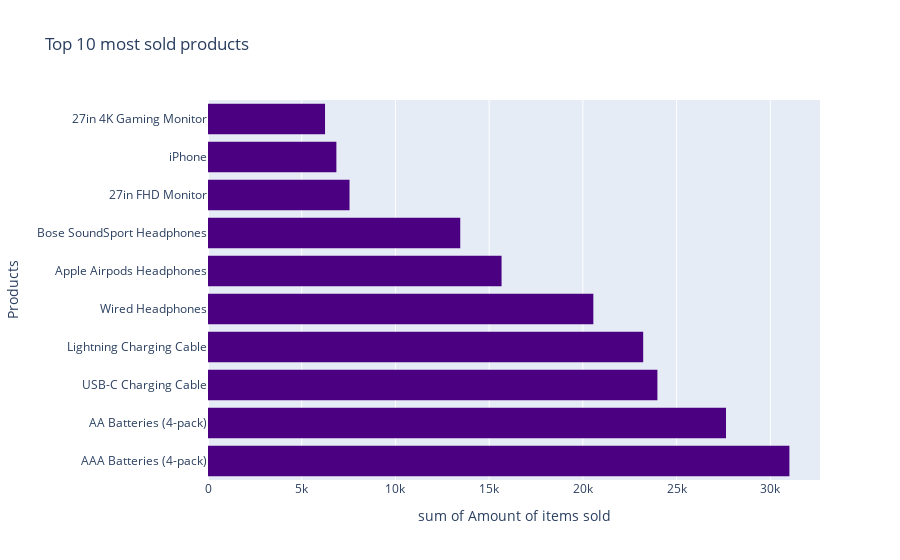

Write notebook code for a chart like this one.
### Code cell
fig = px.histogram(quantity_grouped, y= quantity_grouped.index[:10], x = quantity_grouped.values[:10],  
                   labels=dict(y="Products", x="Amount of items sold"),
                   orientation='h',  title='Top 10 most sold products', color_discrete_sequence = ['Indigo'])

fig.update_layout(bargap=0.2)

### Figure 1 — Plotly figure (JSON) as saved in the notebook; plotly's stock layout.template omitted (floating-point values rounded to 4 significant figures)
{"data": [{"alignmentgroup": "True", "bingroup": "y", "histfunc": "sum", "hovertemplate": "sum of Amount of items sold=%{x}<br>Products=%{y}<extra></extra>", "legendgroup": "", "marker": {"color": "Indigo", "pattern": {"shape": ""}}, "name": "", "offsetgroup": "", "orientation": "h", "showlegend": false, "type": "histogram", "x": [31017, 27635, 23975, 23217, 20557, 15661, 13457, 7550, 6849, 6244], "xaxis": "x", "y": ["AAA Batteries (4-pack)", "AA Batteries (4-pack)", "USB-C Charging Cable", "Lightning Charging Cable", "Wired Headphones", "Apple Airpods Headphones", "Bose SoundSport Headphones", "27in FHD Monitor", "iPhone", "27in 4K Gaming Monitor"], "yaxis": "y"}], "layout": {"autosize": true, "bargap": 0.2, "barmode": "relative", "legend": {"tracegroupgap": 0}, "title": {"text": "Top 10 most sold products"}, "xaxis": {"anchor": "y", "autorange": true, "domain": [0, 1], "range": [0, 32650.0], "title": {"text": "sum of Amount of items sold"}, "type": "linear"}, "yaxis": {"anchor": "x", "autorange": true, "domain": [0, 1], "range": [-0.5, 9.5], "title": {"text": "Products"}, "type": "category"}}}
